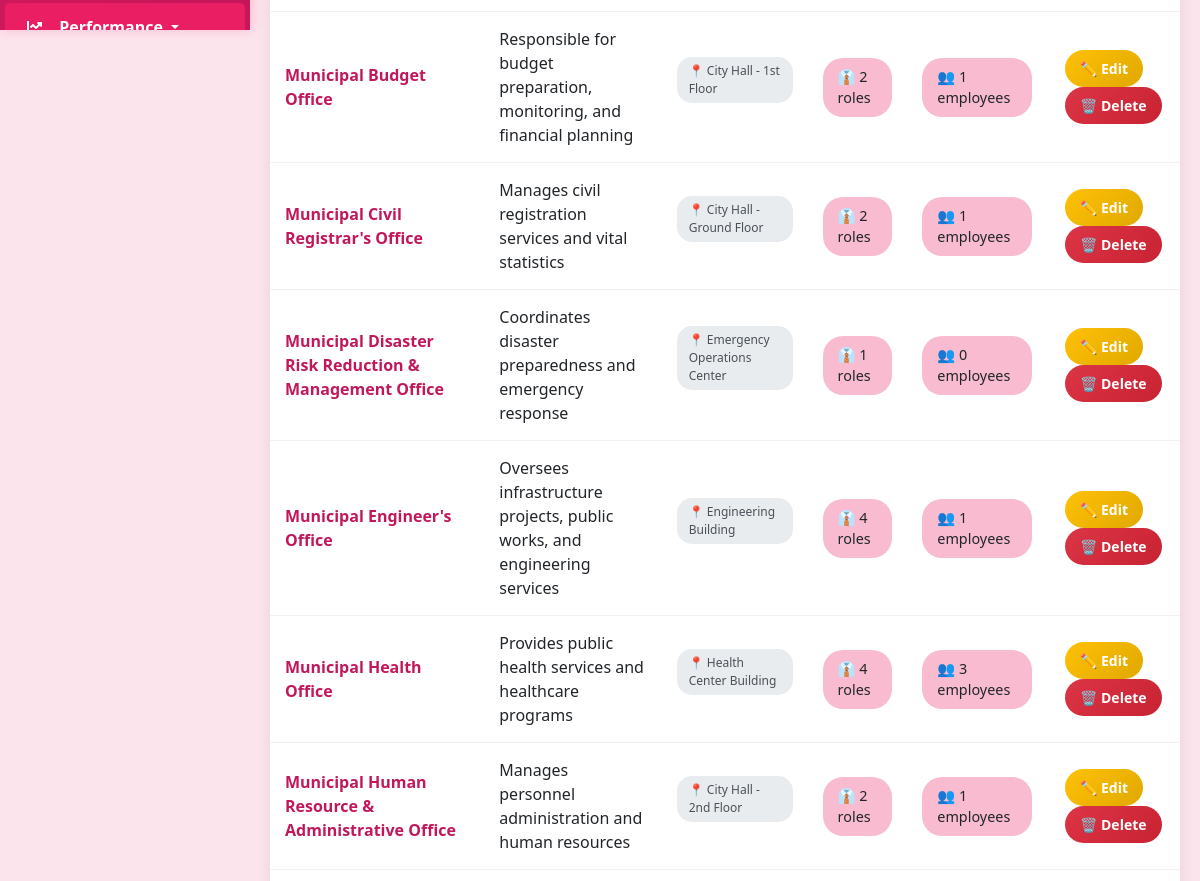
Before: /departments_list.php (signed in, middle part) with the older database file.
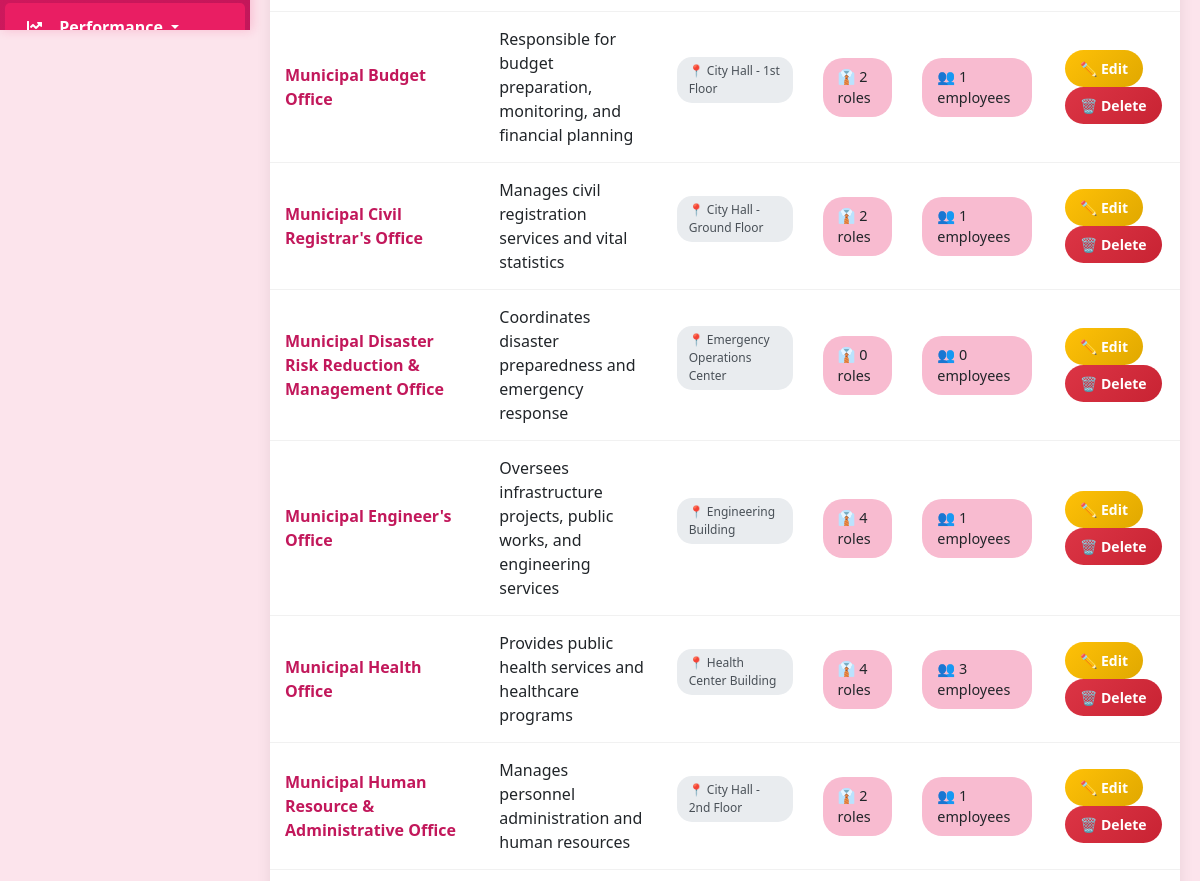
After: the same page with the newer database file.
### tables this page shows
CREATE TABLE `departments` (
  `department_id` int(11) NOT NULL,
  `department_name` varchar(100) NOT NULL,
  `description` text DEFAULT NULL,
  `location` varchar(100) DEFAULT NULL,
  `vacancy_limit` int(11) DEFAULT NULL COMMENT 'Maximum number of open job vacancies allowed for this department',
  `created_at` timestamp NOT NULL DEFAULT current_timestamp(),
  `updated_at` timestamp NOT NULL DEFAULT current_timestamp() ON UPDATE current_timestamp()
);

### departments_list.php (the view, shortened to what this page needs)
<?php
$host = 'localhost';
$dbname = 'hr_system';
$username = 'root';
$password = '';
try {
    $pdo = new PDO("mysql:host=$host;dbname=$dbname", $username, $password);
    $pdo->setAttribute(PDO::ATTR_ERRMODE, PDO::ERRMODE_EXCEPTION);
} catch(PDOException $e) {
    die("Connection failed: " . $e->getMessage());
}
$stmt = $pdo->query("
    SELECT
        d.*,
        COUNT(DISTINCT jr.job_role_id) as job_roles_count,
        COUNT(DISTINCT ep.employee_id) as employees_count
    FROM departments d
    LEFT JOIN job_roles jr ON d.department_name = jr.department
    LEFT JOIN employee_profiles ep ON jr.job_role_id = ep.job_role_id
    GROUP BY d.department_id
    ORDER BY d.department_name ASC
");
$departments = $stmt->fetchAll(PDO::FETCH_ASSOC);
?>
<!DOCTYPE html>
<html lang="en">
<head>
    <link rel="stylesheet" href="https://stackpath.bootstrapcdn.com/bootstrap/4.5.2/css/bootstrap.min.css">
    <link rel="stylesheet" href="https://cdnjs.cloudflare.com/ajax/libs/font-awesome/5.15.1/css/all.min.css">
    <link rel="stylesheet" href="styles.css?v=rose">
</head>
<body>
    <div class="container-fluid">
        <div class="row">
            <?php include 'sidebar.php'; ?>
            <div class="main-content">
                <div class="content">
                    <div id="tableView" class="table-view active">
                        <div class="table-container">
                            <table class="table" id="departmentTable">
                                <tbody id="departmentTableBody">
                                    <?php foreach ($departments as $department): ?>
                                    <tr>
                                        <td>
                                            <div>
                                                <strong style="color: var(--azure-blue-dark);"><?= htmlspecialchars($department['department_name']) ?></strong>
                                            </div>
                                        </td>
                                        <td>
                                            <div style="max-width: 300px;">
                                                <?= htmlspecialchars($department['description']) ?>
                                            </div>
                                        </td>
                                        <td>
                                            <span class="location-badge">
                                                📍 <?= htmlspecialchars($department['location']) ?>
                                            </span>
                                        </td>
                                        <td>
                                            <span class="stat-item">
                                                👔 <?= $department['job_roles_count'] ?> roles
                                            </span>
                                        </td>
                                        <td>
                                            <span class="stat-item">
                                                👥 <?= $department['employees_count'] ?> employees
                                            </span>
                                        </td>
                                        <td>
                                            <button class="btn btn-warning btn-small" onclick="editDepartment(<?= $department['department_id'] ?>)">
                                                ✏️ Edit
                                            </button>
                                            <button class="btn btn-danger btn-small" onclick="deleteDepartment(<?= $department['department_id'] ?>, '<?= htmlspecialchars($department['department_name']) ?>')">
                                                🗑️ Delete
                                            </button>
                                        </td>
                                    </tr>
                                    <?php endforeach; ?>
                                </tbody>
                            </table>
                        </div>
                    </div>
                </div>
            </div>
        </div>
    </div>
</body>
</html>

Changed rows visible on the page:
changed departments "Municipal Disaster Risk Reduction & Management Office": job_roles_count "1" → "0"
